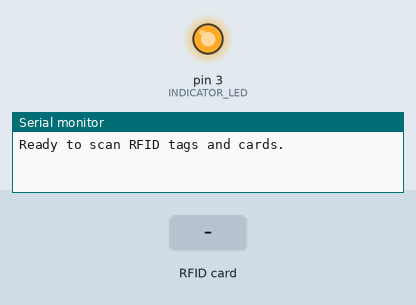
Recording of a sketch running on a simulated Arduino Nano, built with avr-gcc and run on an emulated ATmega328P. Shown: output pins drawn as LEDs (lit = HIGH), the last lines printed to the serial monitor. Inputs (shaded band) come from the test bench. Pins used as bus, display or sensor lines are not drawn.

Above: at 1.2 s.
1.3 s: RFID card 95 32 0D AB held to the reader
At 2.2 s:
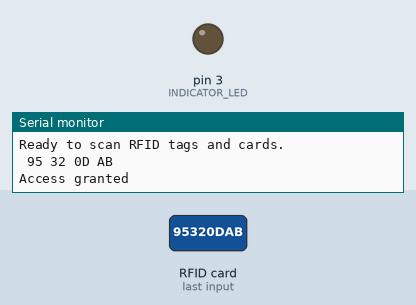
2.8 s: RFID card EE 86 4E AE held to the reader
4.3 s: RFID card 36 04 7D 63 held to the reader
Timing chart, 0 to 7.3 s (numbered marks = the images above; inputs shaded):
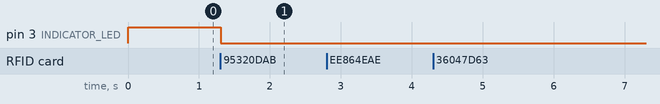

The sketch:

RFID_Acess_Control.ino
```cpp
/*
   Update: 06/12/2017
   Author: Kaylani Bochie

   To add more authorized tags to the sketch, just change the macro NUMBER_OF_MEMBERS and the memberTags array.
*/

/*
   UID = Unique ID
   Tag = short for Proximity Integrated Circuit Card (RFID Tag itself)
   Based on the DumpInfo example of the MFRC522.h library
*/

/*    OUTPUTS AND CIRCUIT:

   Board used: Arduino Nano


   The output of the DumpByteArray (mfrc522.uid.uidByte, mfrc522.uid.size) gives something like the following on the output:
      95 32 0D AB


   The output of the PICC_DumpToSerial(Uid *uid) method gives something like the following on the output:

    Card UID: 95 32 0D AB
    Card SAK: 08
    Tag type: MIFARE 1KB
    Sector Block   0  1  2  3   4  5  6  7   8  9 10 11  12 13 14 15  AccessBits
      15     63   00 00 00 00  00 00 FF 07  80 69 FF FF  FF FF FF FF  [ 0 0 1 ]
             62   00 00 00 00  00 00 00 00  00 00 00 00  00 00 00 00  [ 0 0 0 ]
             61   00 00 00 00  00 00 00 00  00 00 00 00  00 00 00 00  [ 0 0 0 ]
             60   00 00 00 00  00 00 00 00  00 00 00 00  00 00 00 00  [ 0 0 0 ]
      14     59   00 00 00 00  00 00 FF 07  80 69 FF FF  FF FF FF FF  [ 0 0 1 ]
             58   00 00 00 00  00 00 00 00  00 00 00 00  00 00 00 00  [ 0 0 0 ]
             57   00 00 00 00  00 00 00 00  00 00 00 00  00 00 00 00  [ 0 0 0 ]
             56   00 00 00 00  00 00 00 00  00 00 00 00  00 00 00 00  [ 0 0 0 ]
      13     55   00 00 00 00  00 00 FF 07  80 69 FF FF  FF FF FF FF  [ 0 0 1 ]
             54   00 00 00 00  00 00 00 00  00 00 00 00  00 00 00 00  [ 0 0 0 ]
             53   00 00 00 00  00 00 00 00  00 00 00 00  00 00 00 00  [ 0 0 0 ]
             52   00 00 00 00  00 00 00 00  00 00 00 00  00 00 00 00  [ 0 0 0 ]
      12     51   00 00 00 00  00 00 FF 07  80 69 FF FF  FF FF FF FF  [ 0 0 1 ]
             50   00 00 00 00  00 00 00 00  00 00 00 00  00 00 00 00  [ 0 0 0 ]
             49   00 00 00 00  00 00 00 00  00 00 00 00  00 00 00 00  [ 0 0 0 ]
             48   00 00 00 00  00 00 00 00  00 00 00 00  00 00 00 00  [ 0 0 0 ]
      11     47   00 00 00 00  00 00 FF 07  80 69 FF FF  FF FF FF FF  [ 0 0 1 ]
             46   00 00 00 00  00 00 00 00  00 00 00 00  00 00 00 00  [ 0 0 0 ]
             45   00 00 00 00  00 00 00 00  00 00 00 00  00 00 00 00  [ 0 0 0 ]
             44   00 00 00 00  00 00 00 00  00 00 00 00  00 00 00 00  [ 0 0 0 ]
      10     43   00 00 00 00  00 00 FF 07  80 69 FF FF  FF FF FF FF  [ 0 0 1 ]
             42   00 00 00 00  00 00 00 00  00 00 00 00  00 00 00 00  [ 0 0 0 ]
             41   00 00 00 00  00 00 00 00  00 00 00 00  00 00 00 00  [ 0 0 0 ]
             40   00 00 00 00  00 00 00 00  00 00 00 00  00 00 00 00  [ 0 0 0 ]
       9     39   00 00 00 00  00 00 FF 07  80 69 FF FF  FF FF FF FF  [ 0 0 1 ]
             38   00 00 00 00  00 00 00 00  00 00 00 00  00 00 00 00  [ 0 0 0 ]
             37   00 00 00 00  00 00 00 00  00 00 00 00  00 00 00 00  [ 0 0 0 ]
             36   00 00 00 00  00 00 00 00  00 00 00 00  00 00 00 00  [ 0 0 0 ]
       8     35   00 00 00 00  00 00 FF 07  80 69 FF FF  FF FF FF FF  [ 0 0 1 ]
             34   00 00 00 00  00 00 00 00  00 00 00 00  00 00 00 00  [ 0 0 0 ]
             33   00 00 00 00  00 00 00 00  00 00 00 00  00 00 00 00  [ 0 0 0 ]
             32   00 00 00 00  00 00 00 00  00 00 00 00  00 00 00 00  [ 0 0 0 ]
       7     31   00 00 00 00  00 00 FF 07  80 69 FF FF  FF FF FF FF  [ 0 0 1 ]
             30   00 00 00 00  00 00 00 00  00 00 00 00  00 00 00 00  [ 0 0 0 ]
             29   00 00 00 00  00 00 00 00  00 00 00 00  00 00 00 00  [ 0 0 0 ]
             28   00 00 00 00  00 00 00 00  00 00 00 00  00 00 00 00  [ 0 0 0 ]
       6     27   00 00 00 00  00 00 FF 07  80 69 FF FF  FF FF FF FF  [ 0 0 1 ]
             26   00 00 00 00  00 00 00 00  00 00 00 00  00 00 00 00  [ 0 0 0 ]
             25   00 00 00 00  00 00 00 00  00 00 00 00  00 00 00 00  [ 0 0 0 ]
             24   00 00 00 00  00 00 00 00  00 00 00 00  00 00 00 00  [ 0 0 0 ]
       5     23   00 00 00 00  00 00 FF 07  80 69 FF FF  FF FF FF FF  [ 0 0 1 ]
             22   00 00 00 00  00 00 00 00  00 00 00 00  00 00 00 00  [ 0 0 0 ]
             21   00 00 00 00  00 00 00 00  00 00 00 00  00 00 00 00  [ 0 0 0 ]
             20   00 00 00 00  00 00 00 00  00 00 00 00  00 00 00 00  [ 0 0 0 ]
       4     19   00 00 00 00  00 00 FF 07  80 69 FF FF  FF FF FF FF  [ 0 0 1 ]
             18   00 00 00 00  00 00 00 00  00 00 00 00  00 00 00 00  [ 0 0 0 ]
             17   00 00 00 00  00 00 00 00  00 00 00 00  00 00 00 00  [ 0 0 0 ]
             16   00 00 00 00  00 00 00 00  00 00 00 00  00 00 00 00  [ 0 0 0 ]
       3     15   00 00 00 00  00 00 FF 07  80 69 FF FF  FF FF FF FF  [ 0 0 1 ]
             14   00 00 00 00  00 00 00 00  00 00 00 00  00 00 00 00  [ 0 0 0 ]
             13   00 00 00 00  00 00 00 00  00 00 00 00  00 00 00 00  [ 0 0 0 ]
             12   00 00 00 00  00 00 00 00  00 00 00 00  00 00 00 00  [ 0 0 0 ]
       2     11   00 00 00 00  00 00 FF 07  80 69 FF FF  FF FF FF FF  [ 0 0 1 ]
             10   00 00 00 00  00 00 00 00  00 00 00 00  00 00 00 00  [ 0 0 0 ]
              9   00 00 00 00  00 00 00 00  00 00 00 00  00 00 00 00  [ 0 0 0 ]
              8   00 00 00 00  00 00 00 00  00 00 00 00  00 00 00 00  [ 0 0 0 ]
       1      7   00 00 00 00  00 00 FF 07  80 69 FF FF  FF FF FF FF  [ 0 0 1 ]
              6   00 00 00 00  00 00 00 00  00 00 00 00  00 00 00 00  [ 0 0 0 ]
              5   00 00 00 00  00 00 00 00  00 00 00 00  00 00 00 00  [ 0 0 0 ]
              4   00 00 00 00  00 00 00 00  00 00 00 00  00 00 00 00  [ 0 0 0 ]
       0      3   00 00 00 00  00 00 FF 07  80 69 FF FF  FF FF FF FF  [ 0 0 1 ]
              2   00 00 00 00  00 00 00 00  00 00 00 00  00 00 00 00  [ 0 0 0 ]
              1   00 00 00 00  00 00 00 00  00 00 00 00  00 00 00 00  [ 0 0 0 ]
              0   95 32 0D AB  01 08 04 00  62 63 64 65  66 67 68 69  [ 0 0 0 ]


   The output of the PICC_DumpDetailsToSerial(Uid *uid) method gives something like the following on the output:

    Card UID: 95 32 0D AB
    Card SAK: 08
    Tag type: MIFARE 1KB


  Typical pin layout used:
   -----------------------------------------------------------------------------------------
               MFRC522      Arduino       Arduino   Arduino    Arduino          Arduino
               Reader/PCD   Uno/101       Mega      Nano v3    Leonardo/Micro   Pro Micro
   Signal      Pin          Pin           Pin       Pin        Pin              Pin
   -----------------------------------------------------------------------------------------
   RST/Reset   RST          9             5         D9         RESET/ICSP-5     RST
   SPI SS      SDA(SS)      10            53        D10        10               10
   SPI MOSI    MOSI         11 / ICSP-4   51        D11        ICSP-4           16
   SPI MISO    MISO         12 / ICSP-1   50        D12        ICSP-1           14
   SPI SCK     SCK          13 / ICSP-3   52        D13        ICSP-3           15
*/


#include <SPI.h>
#include <MFRC522.h>
/* The MFRC52 can be added with the Manage Libraries option on the Arduino IDE */

#define OK                                    0
#define NO_RFID_TAG_PRESENT_ERROR             1
#define RFID_TAG_READING_ERROR                2
#define DIFFERENT_BYTE_ARRAYS                 3


#define RESET_PIN                             9
#define SLAVE_SELECT_PIN                      10

#define TAG_UID_LENGTH                        4
#define INDICATOR_LED                         3
#define NUMBER_OF_MEMBERS                     3

MFRC522 mfrc522 (SLAVE_SELECT_PIN, RESET_PIN);
// This object will hold the ID that will be used to access or block the system
// Only one needed

byte memberTags [NUMBER_OF_MEMBERS][TAG_UID_LENGTH] =
{
  {0x95, 0x32, 0x0D, 0xAB},
  {0xEE, 0x86, 0x4E, 0xAE},
  {0x36, 0x04, 0x7D, 0x63}
};


int DumpByteArray (byte *byteArray, byte bufferSize)
{
  for (unsigned char index = 0; index < bufferSize; index++)
  {
    Serial.print (byteArray [index] < 0x10 ? " 0" : " ");
    Serial.print (byteArray [index], HEX);

    //    Serial.print (byteArray [index], HEX);
  }
  Serial.println ();

  return OK;
}

int CheckByteArrays (byte *firstByteArray, byte *secondByteArray, unsigned char byteArrayLength)
{
  for (unsigned char index = 0; index < byteArrayLength; index++)
  {
    if (firstByteArray [index] != secondByteArray [index])
      return DIFFERENT_BYTE_ARRAYS;
  }

  return OK;
}

int RfidScan ()
{
  if (!mfrc522.PICC_IsNewCardPresent ())
  {
    //    Serial.println ("Waiting");
    return NO_RFID_TAG_PRESENT_ERROR;
  }

  if (!mfrc522.PICC_ReadCardSerial ())
    return RFID_TAG_READING_ERROR;

  //mfrc522.PICC_DumpToSerial(&(mfrc522.uid));
  //mfrc522.PICC_DumpDetailsToSerial(&(mfrc522.uid));
  DumpByteArray (mfrc522.uid.uidByte, mfrc522.uid.size);

  return OK;
}

void setup ()
{
  Serial.begin (9600);
  pinMode (INDICATOR_LED, OUTPUT);
  digitalWrite (INDICATOR_LED, HIGH); //active low
  SPI.begin ();
  mfrc522.PCD_Init ();
  Serial.println ("Ready to scan RFID tags and cards.");
}

void loop()
{
  boolean accessGranted = false;
  unsigned char index = 0;
  if (RfidScan () == OK)
  {
    while ( (index < NUMBER_OF_MEMBERS) && (accessGranted == false) )
      if (CheckByteArrays (mfrc522.uid.uidByte, memberTags [index],  TAG_UID_LENGTH) == OK)
        accessGranted = true;
      else
        index++;
    if (accessGranted == true)
    {
      Serial.println ("Access granted");
      digitalWrite (INDICATOR_LED, LOW);
      mfrc522.uid.uidByte [0] = 0xFF;
      // /\ Resets the object ID
    }
    else
    {
      Serial.println ("Access denied");
      digitalWrite (INDICATOR_LED, HIGH);
    }
  }
}
```

Measured:
- after the input at 1.3 s, pin 3 (INDICATOR_LED): HIGH → LOW at once
